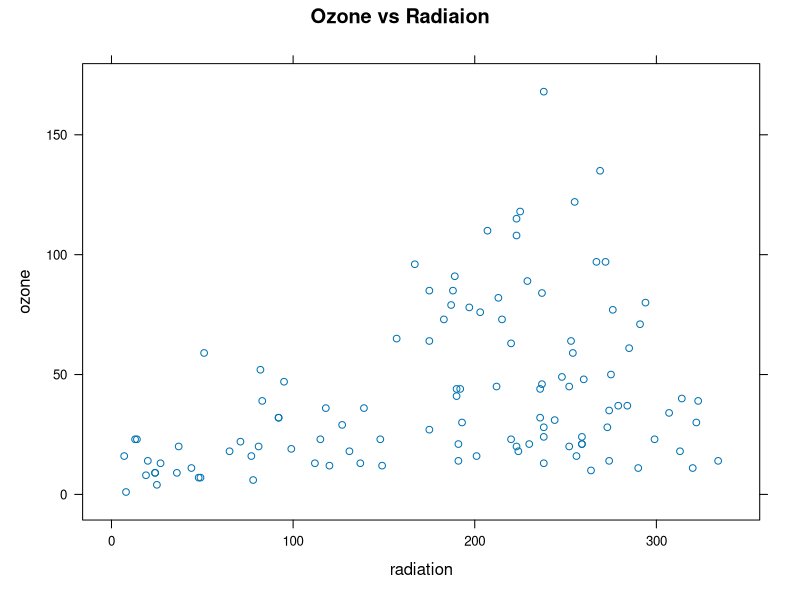
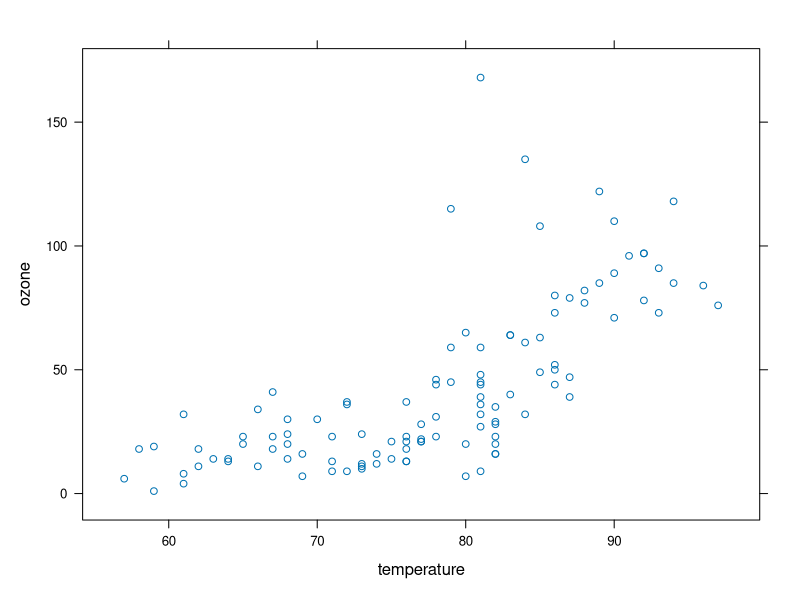

Source code (R) for these figures, in order:
library(lattice)
xyplot(ozone ~ radiation,data= environmental,main="Ozone vs Radiaion")
xyplot(ozone ~ temperature,data= environmental)
